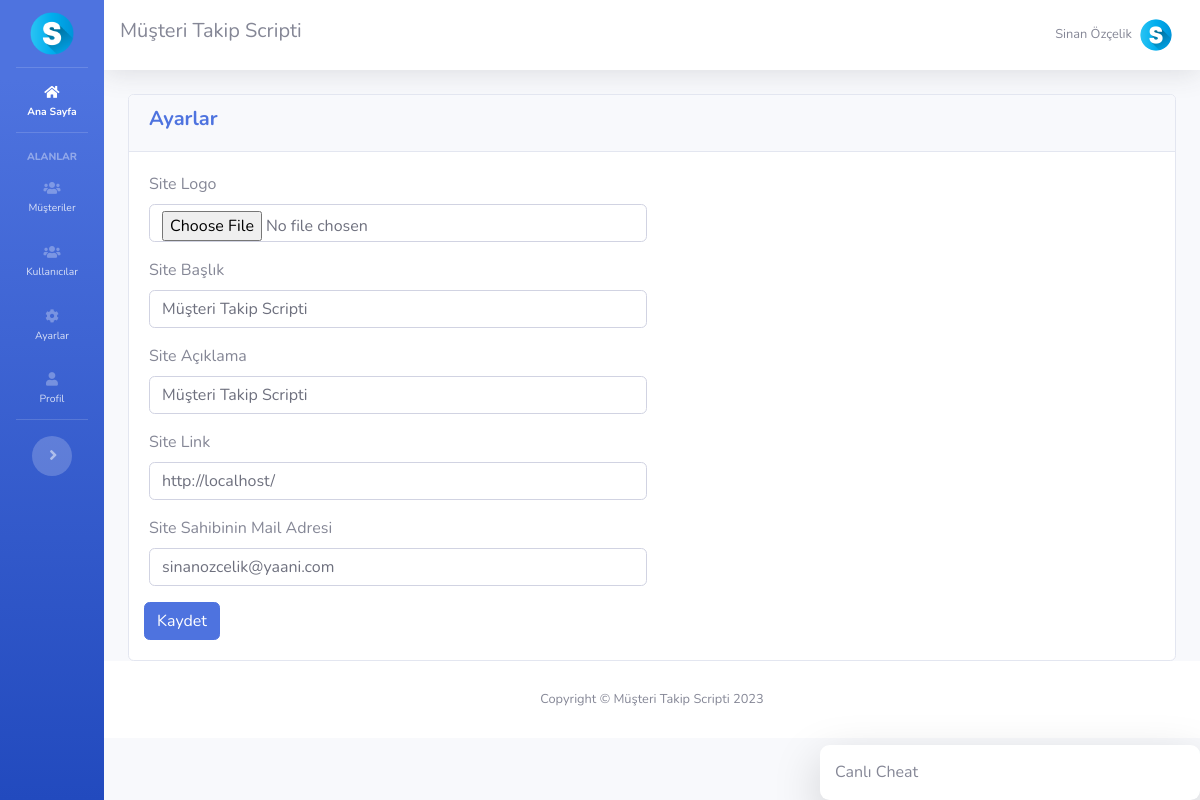
Page /ayarlar.php (signed in) on the committed database.
### tables this page shows
CREATE TABLE `ayarlar` (
  `id` int(11) NOT NULL,
  `site_logo` varchar(400) DEFAULT NULL,
  `site_baslik` varchar(350) DEFAULT NULL,
  `site_aciklama` varchar(300) DEFAULT NULL,
  `site_link` varchar(100) DEFAULT NULL,
  `site_sahip_mail` varchar(100) DEFAULT NULL,
  `site_mail_host` varchar(100) DEFAULT NULL,
  `site_mail_mail` varchar(100) DEFAULT NULL,
  `site_mail_port` int(11) DEFAULT NULL,
  `site_mail_sifre` varchar(100) DEFAULT NULL
);

### islemler/baglan.php (called while the page is built, shortened)
<?php
$host = "localhost";
$veritabani_ismi = "musteritakip";
$kullanici_adi = "root";
$sifre = "";
try {
	$db = new PDO("mysql:host=$host;dbname=$veritabani_ismi;charset=utf8", $kullanici_adi, $sifre);
} catch (PDOException $e) {
	echo $e->getmessage();
}
$sorgu = $db->prepare("SELECT * FROM ayarlar");
$sorgu->execute();
$ayarcek = $sorgu->fetch(PDO::FETCH_ASSOC);
?>

### fonksiyonlar.php (called while the page is built, shortened)
<?php
function yetkikontrol() {
	if($_SESSION['kul_yetki'] == 1) {
		return TRUE;
	} else {
		return FALSE;
	}
}
?>

### ayarlar.php (the view)
<?php include 'header.php'; ?>
<div class="container-fluid">
	<div class="row">
		<div class="col-md-12">
			<div class="card">
				<div class="card-header">
					<h5 class="font-weight-bold text-primary">Ayarlar</h5>
				</div>
				<div class="card-body">
					<form action="islemler/ajax.php" method="POST" accept-charset="utf-8" enctype="multipart/form-data">
						<div class="form-row">
							<div class="col-md-6 form-group">
								<label>Site Logo</label>
								<input type="file" class="form-control" name="site_logo">
							</div>
						</div>
						<div class="form-row">
							<div class="col-md-6 form-group">
								<label>Site Başlık</label>
								<input type="text" class="form-control" name="site_baslik"
									value="<?php echo $ayarcek['site_baslik'] ?>">
							</div>
						</div>
						<div class="form-row">
							<div class="col-md-6 form-group">
								<label>Site Açıklama</label>
								<input type="text" class="form-control" name="site_aciklama"
									value="<?php echo $ayarcek['site_aciklama'] ?>">
							</div>
						</div>
						<div class="form-row">
							<div class="col-md-6 form-group">
								<label>Site Link</label>
								<input type="text" class="form-control" name="site_link"
									value="<?php echo $ayarcek['site_link'] ?>">
							</div>
						</div>
						<div class="form-row">
							<div class="col-md-6 form-group">
								<label>Site Sahibinin Mail Adresi</label>
								<input type="text" class="form-control" name="site_sahip_mail"
									value="<?php echo $ayarcek['site_sahip_mail'] ?>">
							</div>
						</div>
						<div class="form-row">
							<button type="submit" class="btn btn-primary" name="ayarkaydet">Kaydet</button>
						</div>
					</form>
				</div>
			</div>
		</div>
	</div>
</div>
<?php include 'footer.php' ?>

### header.php (shortened to what this page needs)
<?php
include 'islemler/baglan.php';
include 'fonksiyonlar.php';
?>
<!DOCTYPE html>
<html lang="tr">
<head>
  <link href="vendor/fontawesome-free/css/all.min.css" rel="stylesheet" type="text/css">
  <link href="css/sb-admin-2.min.css" rel="stylesheet">
  <link rel="stylesheet" href="css/chatstyle.css">
</head>
<body id="page-top">
  <div id="wrapper">
    <ul class="navbar-nav bg-gradient-primary sidebar sidebar-dark accordion" id="accordionSidebar">
      <li class="nav-item">
        <a class="nav-link text-center" href="index.php">
          <img src="dosyalar/<?php echo $ayarcek['site_logo'] ?>" style="width: 60%; height: auto;">
        </a>
      </li>
      <hr class="sidebar-divider my-0">
      <li class="nav-item active">
        <a class="nav-link" href="index.php">
          <i class="fas fa-home"></i>
          <span>Ana Sayfa</span></a>
      </li>
      <hr class="sidebar-divider">
      <div class="sidebar-heading">
        Alanlar
      </div>
      <li class="nav-item">
        <a class="nav-link collapsed" href="#" data-toggle="collapse" data-target="#collapseTwo" aria-expanded="true"
          aria-controls="collapseTwo">
          <i class="fas fa-users"></i>
          <span>Müşteriler</span>
        </a>
      </li>
      <?php if(yetkikontrol()): ?>
        <li class="nav-item">
          <a class="nav-link collapsed" href="#" data-toggle="collapse" data-target="#kullanicimeby" aria-expanded="true"
            aria-controls="kullanicimeby">
            <i class="fas fa-users"></i>
            <span>Kullanıcılar</span>
          </a>
        </li>
      <?php endif ?>
      <li class="nav-item">
        <a class="nav-link" href="ayarlar.php">
          <i class="fas fa-cog"></i>
          <span>Ayarlar</span></a>
      </li>
      <li class="nav-item">
        <a class="nav-link" href="profil.php">
          <i class="fas fa-user"></i>
          <span>Profil</span></a>
      </li>
      <hr class="sidebar-divider d-none d-md-block">
      <div class="text-center d-none d-md-inline">
        <button class="rounded-circle border-0" id="sidebarToggle"></button>
      </div>
    </ul>
    <div id="content-wrapper" class="d-flex flex-column">
      <div id="content">
        <nav class="navbar navbar-expand navbar-light bg-white topbar mb-4 static-top shadow">
          <h5>
            <?php echo $ayarcek['site_baslik'] ?>
          </h5>
          <ul class="navbar-nav ml-auto">
            <li class="nav-item dropdown no-arrow">
              <a class="nav-link dropdown-toggle" href="#" id="userDropdown" role="button" data-toggle="dropdown"
                aria-haspopup="true" aria-expanded="false">
                <span class="mr-2 d-none d-lg-inline text-gray-600 small">
                  <?php echo $_SESSION['kul_isim'] ?>
                </span>
                <img class="img-profile rounded-circle" src="dosyalar/<?php echo $ayarcek['site_logo'] ?>">
              </a>
            </li>
          </ul>
        </nav>

### footer.php (shortened to what this page needs)
<div id="chat-sag" class="shadow-lg">
  <div class="d-flex justify-content-between" style="margin: -15px;">
    <div class="mb-3 mesaj-gorunurluk" style="width: 100%; height: 100%; padding: 15px;">Canlı Cheat</div>
  </div>
      <?php include_once 'liste.php' ?>
</div>
<footer class="sticky-footer bg-white">
  <div class="container my-auto">
    <div class="copyright text-center my-auto">
      <span>Copyright &copy; <?php echo $ayarcek['site_baslik'] ?> <?php echo date("Y"); ?> </span>
    </div>
  </div>
</footer>
</div>
</div>
</body>
</html>

### css/chatstyle.css (style rules this page uses)
#chat-sag { position: fixed; bottom: 0; right: 0; width: 380px; background-color: white; padding: 15px; padding-right: 0; padding-bottom: 0; border-radius: 0.6rem; z-index: 99; }

### rows in the picture
ayarlar: site_logo (picture), site_baslik "Müşteri Takip Scripti", site_aciklama "Müşteri Takip Scripti", site_link "http://localhost/", site_sahip_mail "sinanozcelik@yaani.com"

### other values in the picture
$_SESSION['kul_isim'] "Sinan Özçelik"
